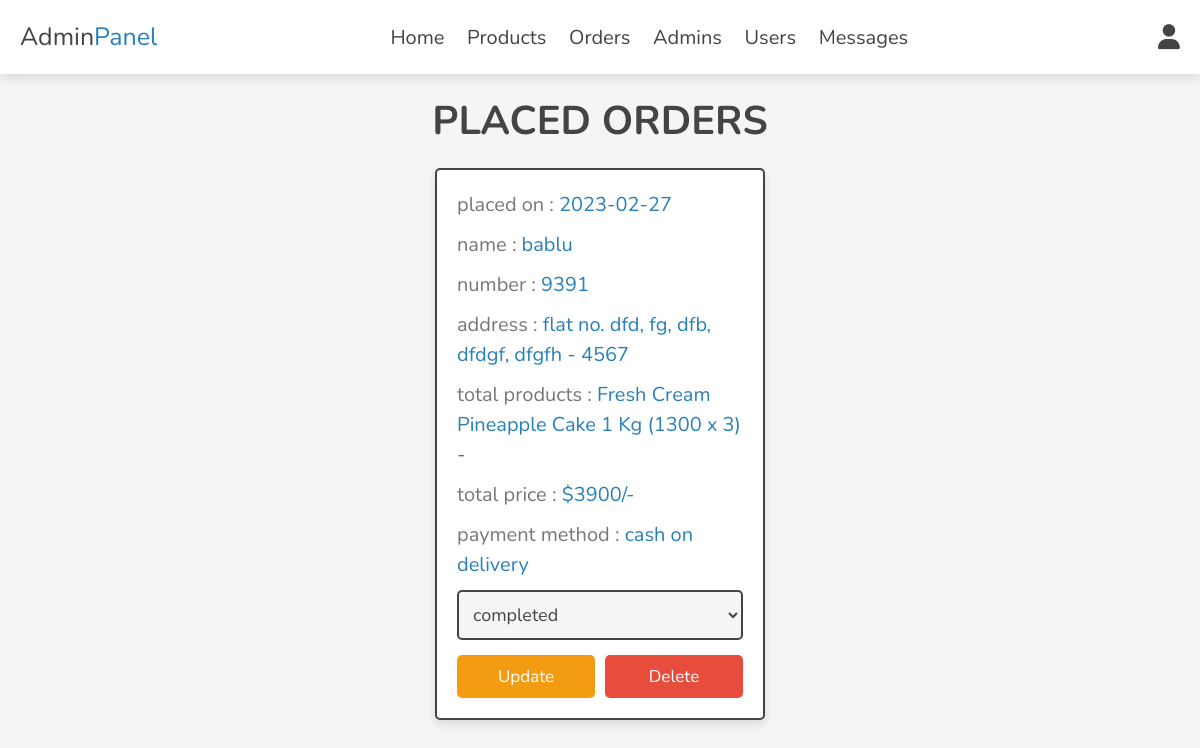
/admin/placed_orders.php (signed in), run on the app's committed database.
### tables this page shows
CREATE TABLE `orders` (
  `id` int(100) NOT NULL,
  `user_id` int(100) NOT NULL,
  `name` varchar(20) NOT NULL,
  `number` varchar(10) NOT NULL,
  `email` varchar(50) NOT NULL,
  `method` varchar(50) NOT NULL,
  `address` varchar(500) NOT NULL,
  `total_products` varchar(1000) NOT NULL,
  `total_price` int(100) NOT NULL,
  `placed_on` date NOT NULL DEFAULT current_timestamp(),
  `payment_status` varchar(20) NOT NULL DEFAULT 'pending'
);

### admin/placed_orders.php (the view, shortened to what this page needs)
<?php
include '../components/connect.php';
?>
<!DOCTYPE html>
<html lang="en">
<head>
   <link rel="stylesheet" href="https://cdnjs.cloudflare.com/ajax/libs/font-awesome/6.1.1/css/all.min.css">
   <link rel="stylesheet" href="../css/admin_style.css">
</head>
<body>
<?php include '../components/admin_header.php'; ?>
<section class="orders">
<h1 class="heading">placed orders</h1>
<div class="box-container">
   <?php
      $select_orders = $conn->prepare("SELECT * FROM `orders`");
      $select_orders->execute();
      if($select_orders->rowCount() > 0){
         while($fetch_orders = $select_orders->fetch(PDO::FETCH_ASSOC)){
   ?>
   <div class="box">
      <p> placed on : <span><?= $fetch_orders['placed_on']; ?></span> </p>
      <p> name : <span><?= $fetch_orders['name']; ?></span> </p>
      <p> number : <span><?= $fetch_orders['number']; ?></span> </p>
      <p> address : <span><?= $fetch_orders['address']; ?></span> </p>
      <p> total products : <span><?= $fetch_orders['total_products']; ?></span> </p>
      <p> total price : <span>$<?= $fetch_orders['total_price']; ?>/-</span> </p>
      <p> payment method : <span><?= $fetch_orders['method']; ?></span> </p>
      <form action="" method="post">
         <select name="payment_status" class="select">
            <option selected disabled><?= $fetch_orders['payment_status']; ?></option>
         </select>
        <div class="flex-btn">
         <input type="submit" value="update" class="option-btn" name="update_payment">
         <a href="placed_orders.php?delete=<?= $fetch_orders['id']; ?>" class="delete-btn" onclick="return confirm('delete this order?');">delete</a>
        </div>
      </form>
   </div>
   <?php
         }
      }else{
         echo '<p class="empty">no orders placed yet!</p>';
      }
   ?>
</div>
</section>
</body>
</html>

### data on the page
orders: placed_on "2023-02-27", name "bablu", number "9391", address "flat no. dfd, fg, dfb, dfdgf, dfgfh - 4567", total_products "Fresh Cream Pineapple Cake 1 Kg (1300 x 3) -", total_price "3900", method "cash on delivery", payment_status "completed"
